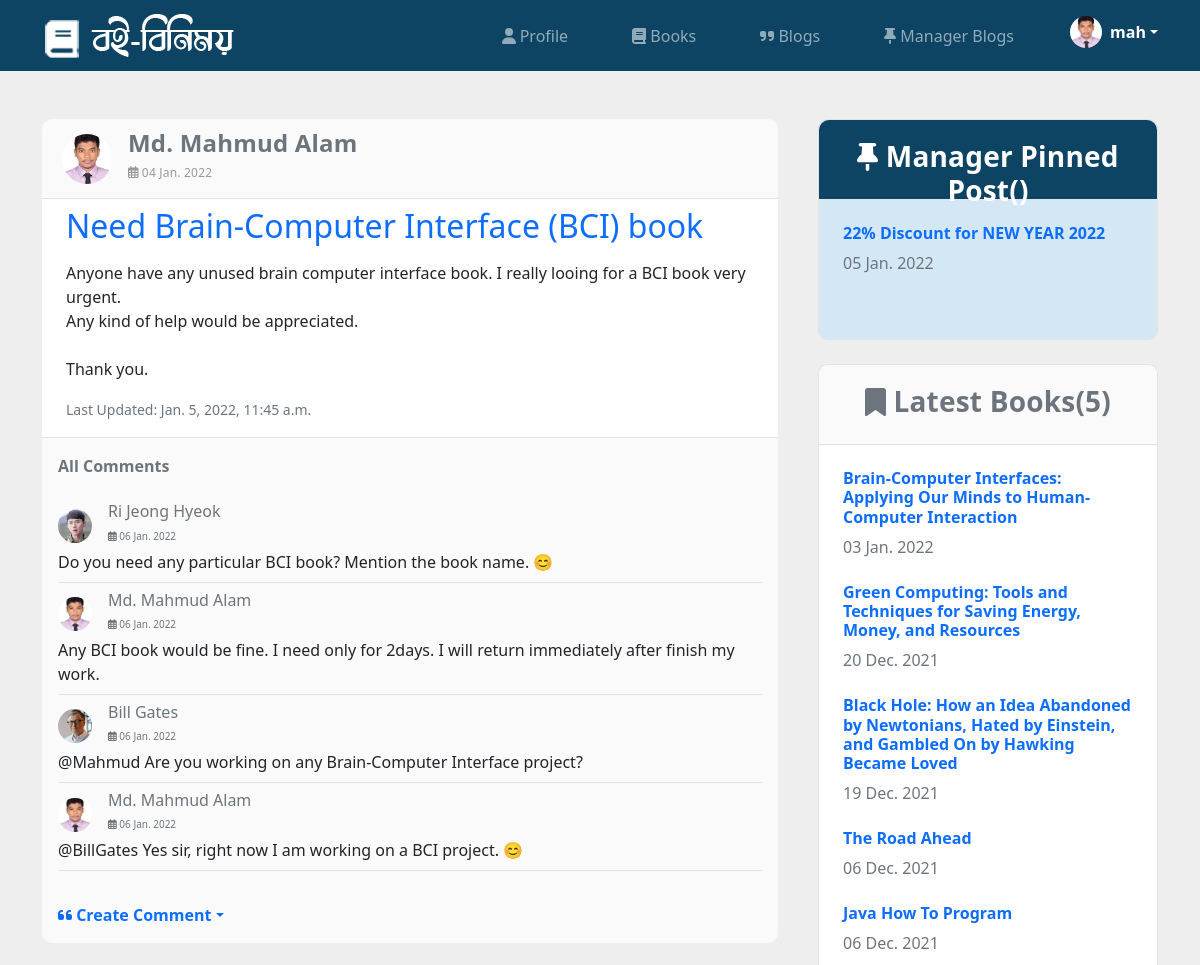
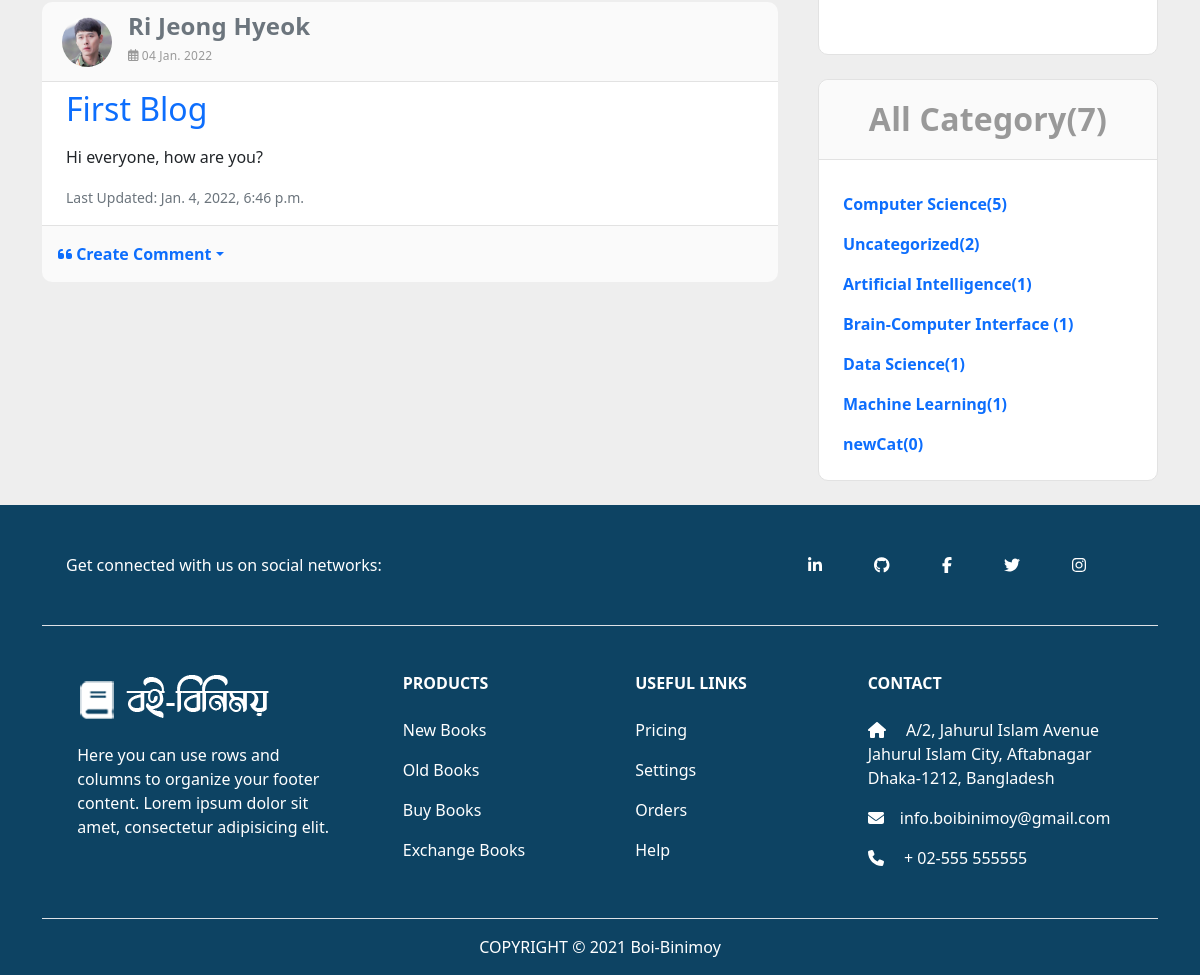
Page /blogs/ (signed in) on the committed database (2 pictures, top to bottom).
### users/models.py (models this page shows, shortened)
class Customer(models.Model):
    GENDER_TYPE = (
        ('Male','Male'),
        ('Female','Female'),
        ('Others','Others')
    )
    OCCUPATION_TYPE = (
        ('Student','Student'),
        ('Job-Holder','Job-Holder'),
    )
    username = models.OneToOneField(User, null=True, blank=True, on_delete=models.CASCADE)
    first_name = models.CharField(max_length=200, null=True, blank=True)
    last_name = models.CharField(max_length=200, null=True, blank=True)
    profile_pic = models.ImageField(default='profile-white.png', null=True, blank=True)
    phone = models.CharField(max_length=200, null=True, blank=True)
    email = models.CharField(max_length=200, null=True, blank=True)
    address = models.CharField(max_length=200, null=True, blank=True)
    occupation = models.CharField(max_length=50,choices=OCCUPATION_TYPE, null=True,blank=True)
    gender = models.CharField(max_length=50,choices=GENDER_TYPE, null=True,blank=True)
    birth_date = models.DateField(null=True, blank=True)
    created = models.DateTimeField(auto_now_add=True)
    updated = models.DateTimeField(auto_now=True)
    @property
    def customerImageURL(self):
        try:
            img = self.profile_pic.url
        except:
            img = ''
        return img

### blogs/models.py (models this page shows, shortened)
class Blog(models.Model):
    creator = models.ForeignKey(User, null=True, blank=True, on_delete=models.CASCADE)
    title = models.CharField(max_length=255)
    blog = models.TextField(null = True, blank=True)
    image = models.ImageField(null=True, blank=True)
    review = models.CharField(max_length=50, default="True", null = True, blank=True)
    slug = models.CharField(max_length=255, null=True, blank=True)
    created = models.DateTimeField(auto_now_add=True)
    updated = models.DateTimeField(auto_now=True)
    def __str__(self):
        return self.title

class BlogComment(models.Model):
    creator = models.ForeignKey(User, null=True, blank=True, on_delete=models.CASCADE)
    blog = models.ForeignKey(Blog, null=True, blank=True, on_delete=models.CASCADE)
    comment = models.TextField()
    image = models.ImageField(null=True, blank=True)
    created = models.DateTimeField(auto_now_add=True)
    updated = models.DateTimeField(auto_now=True)

### books/models.py (models this page shows, shortened)
class Book(models.Model):
    EXCHANGE = (
        ('Yes','Yes'),
        ('No','No'),
    )
    creator = models.ForeignKey(Customer, null=True, blank=True, on_delete=models.CASCADE)
    name = models.CharField(max_length=200, null=True, blank=True)
    author = models.CharField(max_length=200, null=True, blank=True)
    edition = models.CharField(max_length=200, null=True, blank=True)
    image = models.ImageField(default='default.jpg', null=True, blank=True)
    slug = models.CharField(max_length=255, null=True, blank=True)
    category = models.ManyToManyField(Category, blank=True)
    description = models.TextField(null = True, blank=True)
    exchange = models.CharField(max_length=200,choices=EXCHANGE, null=True, blank=True)
    price = models.FloatField(null=True, blank=True)
    created = models.DateTimeField(auto_now_add=True)
    updated = models.DateTimeField(auto_now=True)

class Category(models.Model):
    name = models.CharField(max_length=255)
    description = models.TextField(null = True, blank=True)
    slug = models.CharField(max_length=255, null=True, blank=True)

### users/decorators.py (the view)
        def wrapper_func(request, *args, **kwargs):
            group = None
            if request.user.groups.exists():
                group = request.user.groups.all()[0].name
            if group in allowed_roles:
                return view_func(request, *args, **kwargs)
            else:
                return render(request,'users/unauthorized_page.html')

### templates/blogs/blogs_home.html (shortened to what this page needs)
{% extends "users/main.html" %}
{% load static %}
{% load widget_tweaks %}
{% load bootstrap %}
{% block content %}
<div class="container">
  <br><br>
  <div class="row">
    <div class="col-lg-8">
      <div class="row">
        {% for blog in blogs %}
        {% if blog.creator.groups.all.0.name == 'customer' %}
          <div class="sidebar-wrap">
            <div class="panel-heading book-search-heading d-flex align-items-center">
              {% for cus in all_customer %}
              {% if cus.username == blog.creator %}
              <img src='{{cus.customerImageURL}}' alt="" width="50" height="50" class="rounded-circle me-2">
              <div>
                <h4 class="font-weight-700 ps-2"><a class="username-text" href="{% url 'user-profile' blog.creator %}"> {{blog.creator.first_name}} {{blog.creator.last_name}} </a></h4>
                <h6 class="text-capitalize ps-2 font-small">
                  <i class="far fa-calendar-alt mr-2"></i> {{ blog.created|date:"d N Y" }}
                </h6>
              </div>
              {% endif %}
              {% endfor %}
            </div>
            <div class="sidebar-widget latest-post px-4 py-2 bg-blog" style="border-bottom: 1px solid #e2e2e2;">
                <div class="mb-3">
                  <h2 class=""><a class="text-blue" href="#"> {{ blog.title }} </a></h2>
                </div>
                <p class="mb-3">{{ blog.blog | linebreaksbr }}</p>
                <p class="card-text mb-2"><small class="text-muted">Last Updated: {{ blog.updated }}</small></p>
            </div>
          </div>
          {% if blog.blogcomment_set.all %}
          <div class="col-lg-12 col-md-12">
            <div class="p-3" style="background-color: #fafafa;">
              <p class="text-muted fw-bold">All Comments</p>
              {% for comment in blog.blogcomment_set.all %}
              <div class="pt-2 pb-2" style="border-bottom: 1px solid #e2e2e2;">
                <div class="d-flex align-items-center">
                  {% if comment.creator.groups.all.0.name == 'customer' %}
                  {% for commentCus in all_customer %}
                  {% if commentCus.username == comment.creator %}
                  <img src='{{commentCus.customerImageURL}}' alt="" width="34" height="34" class="rounded-circle me-2">
                  {% endif %}
                  {% endfor %}
                  {% elif comment.creator.groups.all.0.name == 'manager' %}
                  {% for commentman in all_manager %}
                  {% if commentman.username == comment.creator %}
                  <img src='{{commentman.managerImageURL}}' alt="" width="40" height="40" class="rounded-circle me-2">
                  {% endif %}
                  {% endfor %}
                  {% endif %}
                  <div>
                    <h6 class="ps-2"><a class="username-text" href="{% url 'user-profile' comment.creator %}"> {{comment.creator.first_name}} {{comment.creator.last_name}} </a></h6>
                    <h6 class="text-muted ps-2 font-tiny">
                      <i class="far fa-calendar-alt mr-2"></i> {{ comment.created|date:"d N Y" }}
                    </h6>
                  </div>
                </div>
                <p class="margin-zero">{{comment.comment}}</p>
              </div>
              {% endfor %}
            </div>
          </div>
          {% endif %}
          <div class="col-lg-12 col-md-12 mb-4">
            <div class="p-3 d-flex justify-content-end" style="background-color: #fafafa; border-bottom-left-radius: 10px; border-bottom-right-radius: 10px;">
              <ul class="navbar-nav" style="width: 100%;">
                <li class="nav-item">
                  <div class="dropdown">
                      <a href="/" class="d-flex align-items-center text-decoration-none dropdown-toggle" id="dropdownUser1" data-bs-toggle="dropdown" aria-expanded="false">
                          <strong><i class="fas fa-quote-left"></i> Create Comment</strong>
                      </a>
                  </div>
                </li>
              </ul>
            </div>
          </div>
        {% endif %}
        {% endfor %}
      </div>
    </div>
    <div class="col-lg-4">
      <div class="book-side-bg ms-3 mb-4" style="background-color: #d4e7f5;">
        <div class="sidebar-wrap pl-lg-4 mt-5 mt-lg-0 my-5">
          <div class="panel-heading book-search-heading bg-{{request.user.groups.all.0.name}}">
            <h3 class="text-center text-white font-weight-700"><i class="fas fa-thumbtack"></i> Manager Pinned Post({{latest_manager_blogs.count}})</h3>
          </div>
          <div class="sidebar-widget latest-post mb-3 px-4 py-2">
            {% for blog in latest_manager_blogs %}
            <div class="py-2">
              <h6 class="my-2">
                <a class="text-blue font-weight-700" href="{% url 'blogs-home-manager' %}">
                  {{ blog.title }}
                </a>
              </h6>
              <span class="text-sm text-muted" >
                {{ blog.created|date:"d N Y" }}
            </span>
            </div>
            {% endfor %}
          </div>
        </div>
      </div>
      <div class="book-side-bg ms-3 mb-4">
        <div class="sidebar-wrap pl-lg-4 mt-5 mt-lg-0 my-5">
          <div class="panel-heading book-search-heading">
            <h3 class="text-center text-muted font-weight-700"><i class="fas fa-bookmark"></i> Latest Books({{latest_books.count}})</h3>
          </div>
          <div class="sidebar-widget latest-post mb-3 px-4 py-2">
            {% for book in latest_books %}
            <div class="py-2">
              <h6 class="my-2">
                <a class="text-blue font-weight-700" href="{% url 'books-details' book.slug %}">
                  {{ book.name }}
                </a>
              </h6>
              <span class="text-sm text-muted" >
                {{ book.created|date:"d N Y" }}
            </span>
            </div>
            {% endfor %}
          </div>
        </div>
      </div>
      <div class="book-search-bg mb-4 ms-3">
        <div class="panel-heading book-search-heading">
          <h2 class="text-center font-weight-700">All Category({{category_count}})</h2>
        </div>
        <ul class="list-unstyled mb-3 px-4 py-2 my-2">
          {% for cat,count in category_dict %}
          <li class="align-items-center mt-3">
            <a class="text-blue font-weight-700" href="{% url 'books-category' cat.slug %}">{{ cat.name }}({{count}})</a>
          </li>
          {% endfor %}
        </ul>
      </div>
    </div>
  </div>
</div>
{% endblock %}

### templates/users/navbar.html (shortened to what this page needs)
{% load static %}
<nav class="navbar navbar-expand-lg navbar-dark bg-navbar bg-{{request.user.groups.all.0.name}}">
    <div class="container">
      <a class="navbar-brand" href="{% url 'home' %}"><img src="{% static 'images/logo.png' %}" alt=""></a>
      <div>
          <div class="collapse navbar-collapse" id="navbarNav">
            <ul class="navbar-nav">
              {% if request.user.groups.all.0.name == 'customer' %}
              <li class="nav-item">
                <a class="nav-link" href="{% url 'user-profile' request.user.username %}"><i class="fas fa-user"></i> Profile</a>
              </li>
              <li class="nav-item">
                <a class="nav-link" href="{% url 'books-home' %}"><i class="fas fa-book"></i> Books</a>
              </li>
              <li class="nav-item">
                <a class="nav-link" href="{% url 'blogs-home' %}"><i class="fas fa-quote-right"></i> Blogs</a>
              </li>
              <li class="nav-item">
                <a class="nav-link" href="{% url 'blogs-home-manager' %}"><i class="fas fa-thumbtack"></i> Manager Blogs</a>
              </li>
              {% endif %}
              {% if request.user.groups.all.0.name == 'customer' %}
              <li class="nav-item">
                <div class="dropdown">
                    <a href="/" class="d-flex align-items-center text-white text-decoration-none dropdown-toggle" id="dropdownUser1" data-bs-toggle="dropdown" aria-expanded="false">
                        <img src='{{customer.customerImageURL}}' alt="" width="32" height="32" class="rounded-circle me-2">
                        <strong>{{customer.username}}</strong>
                    </a>
                </div>
              </li>
              {% else %}
              <li class="nav-item">
                <a class="btn btn-blue" href="{% url 'login' %}"><i class="fas fa-sign-in-alt"></i> Login</a>
              </li>
              {% endif %}
            </ul>
          </div>
      </div>
    </div>
  </nav>

### static/css/style.css (style rules this page uses)
.text-blue { color: #0D6EFD; }
.font-weight-700 { font-weight: 700; }
.bg-navbar { background-color: #0d4363; }
.nav-link { margin-right: 3rem; }
a { text-decoration: none; }
body { background:#eee; }
.panel-heading { position: relative; height: 52px; line-height: 49px; letter-spacing: 0.2px; color: #999999; font-size: 15px; font-weight: 400; padding: 0 8px; background: #fafafa; border: 1px solid #e2e2e2; border-top-right-radius: 3px; border-top-left-radius: 3px; }

### static/css/books-style.css (style rules this page uses)
.book-side-bg { background-color: white; border-radius: 10px; border: 1px solid #e2e2e2; }
.book-search-bg { background-color: white; border-radius: 10px; border: 1px solid #e2e2e2; padding: 0; }
.book-search-heading { border-top-left-radius: 10px; border-top-right-radius: 10px; border-left: transparent; border-right: transparent; border-top: transparent; padding: 20px; height: 80px; }

### templates/users/navbar.html (style rules this page uses)
.bg-customer { background-color: #0d4363; }

### templates/blogs/blogs_home.html (style rules this page uses)
.bg-customer { background-color: #0d4363; }
.bg-blog { background-color: rgb(255, 255, 255); }
.username-text { color: #6c757d; }
.font-small { font-size: 12px; }
.font-tiny { font-size: 10px; }
.margin-zero { margin: 0; }

### rows in the picture
Customer: customerImageURL (picture), username "mah"
Blog: creator.first_name "Md. Mahmud", creator.last_name "Alam", created "04 Jan. 2022", title "Need Brain-Computer Interface (BCI) book", blog "Anyone have any unused brain computer interface book. I really looing for a BCI book very urgent. Any kind of help would be appreciated. Thank you.", updated "Jan. 5, 2022, 11:45 a.m."
BlogComment: creator.first_name "Ri Jeong", creator.last_name "Hyeok", created "06 Jan. 2022", comment "Do you need any particular BCI book? Mention the book name. 😊"
Customer: customerImageURL (picture)
BlogComment: creator.first_name "Md. Mahmud", creator.last_name "Alam", created "06 Jan. 2022", comment "Any BCI book would be fine. I need only for 2days. I will return immediately after finish my work."
BlogComment: creator.first_name "Bill", creator.last_name "Gates", created "06 Jan. 2022", comment "@Mahmud Are you working on any Brain-Computer Interface project?"
Customer: customerImageURL (picture)
BlogComment: creator.first_name "Md. Mahmud", creator.last_name "Alam", created "06 Jan. 2022", comment "@BillGates Yes sir, right now I am working on a BCI project. 😊"
Blog: creator.first_name "Ri Jeong", creator.last_name "Hyeok", created "04 Jan. 2022", title "First Blog", blog "Hi everyone, how are you?", updated "Jan. 4, 2022, 6:46 p.m."
Blog: title "22% Discount for NEW YEAR 2022", created "05 Jan. 2022"
Book: name "Brain-Computer Interfaces: Applying Our Minds to Human-Computer Interaction", created "03 Jan. 2022"
Book: name "Green Computing: Tools and Techniques for Saving Energy, Money, and Resources", created "20 Dec. 2021"
Book: name "Black Hole: How an Idea Abandoned by Newtonians, Hated by Einstein, and Gambled On by Hawking Became Loved", created "19 Dec. 2021"
Book: name "The Road Ahead", created "06 Dec. 2021"
Book: name "Java How To Program", created "06 Dec. 2021"
Category: name "Computer Science", count "5"
Category: name "Uncategorized", count "2"
Category: name "Artificial Intelligence", count "1"
Category: name "Brain-Computer Interface", count "1"
Category: name "Data Science", count "1"
Category: name "Machine Learning", count "1"
Category: name "newCat", count "0"

### other values in the picture
{{ latest_books.count }} "5"
{{ category_count }} "7"
